Frame 1 (no input): blank canvas, image omitted
Frame 60 (the mouse pressed at the canvas centre just before this capture): blank canvas, image omitted
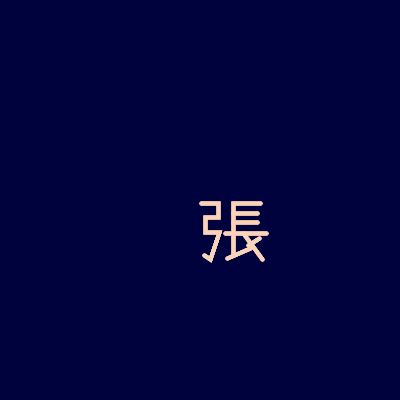
Frame 120 (the mouse held since frame 60 and released just before this capture)

The Processing sketch whose frames 1 and 60 were blank and that drew this single picture after the mouse press (run headless with seeded random() and noise(); from frame 60 on, the mouse is pressed at the canvas centre):

// Processing sketch: processing_43378
// ── processing_43378.pde

float [][] points;
int click_counter;
int [][] mouse_clicks;

void setup ( )
{
  size (400, 400);
  background (0, 2, 62);
  click_counter = 0;
  points = new float [23] [2];
  points [0][0] = 1;   points [1][0] = 18;
  points [0][1] = 3;   points [1][1] = 3;
  points [2][0] = 18;  points [3][0] = 5;
  points [2][1] = 17;  points [3][1] = 17;
  points [4][0] = 5;   points [5][0] = 19;
  points [4][1] = 32;  points [5][1] = 32;
  points [6][0] = 10;  points [7][0] = 4;
  points [6][1] = 59;  points [7][1] = 55; //gong side

  points [8][0] = 60;  points [9][0] = 33;
  points [8][1] = 3;   points [9][1] = 3;
  points [10][0] = 33;
  points [10][1] = 54;  //|-

  points [11][0] = 27; points [12][0] = 50;
  points [11][1] = 58; points [12][1] = 48; //the hook

  points [13][0] = 33;
  points [13][1] = 13;
  points [14][0] = 57;
  points [14][1] = 13; //frist horizontal

  points [15][0] = 33;
  points [15][1] = 22;
  points [16][0] = 57;
  points [16][1] = 22;//2nd horizontal

  points [17][0] = 25;
  points [17][1] = 33;
  points [18][0] = 66;
  points [18][1] = 33;//3rd horizontal

  points [19][0] = 43;
  points [19][1] = 33;
  points [20][0] = 62;
  points [20][1] = 59; //piae

  points [21][0] = 59;
  points [21][1] = 38;
  points [22][0] = 48;
  points [22][1] = 45; //dot

  mouse_clicks = new int [1000][2];
}

void draw ( )
{

  for(int i =0; i < click_counter; i++)
  {
    placeRubberStamp (mouse_clicks [i][0], mouse_clicks [i][1]);
  }

}

void mousePressed ( )
{

  mouse_clicks [click_counter][0] = mouseX  ;
  mouse_clicks [click_counter][1] = mouseY  ;
  click_counter++;

}

void placeRubberStamp (int px, int py)
{
  strokeWeight (4);
  stroke (251, 215, 193, 20);
  noFill();
  beginShape ();
  vertex (points [0][0] + px, points [0][1] + py);
  vertex (points [1][0] + px, points [1][1] + py);
  vertex (points [2][0] + px, points [2][1] + py);
  vertex (points [3][0] + px, points [3][1] + py);
  vertex (points [4][0] + px, points [4][1] + py);
  vertex (points [5][0] + px, points [5][1] + py);
  vertex (points [6][0] + px, points [6][1] + py);
  vertex (points [7][0] + px, points [7][1] + py);
  endShape ( );

  beginShape ();
  vertex (points [8] [0] + px, points [8] [1] + py);
  vertex (points [9] [0] + px, points [9] [1] + py);
  vertex (points [10][0] + px, points [10][1] + py);
  endShape ( );

  beginShape ();
  vertex (points [11] [0] + px, points [11] [1] + py);
  vertex (points [12] [0] + px, points [12] [1] + py);
  endShape ( );

  beginShape ();
  vertex (points [13] [0] + px, points [13] [1] + py);
  vertex (points [14] [0] + px, points [14] [1] + py);
  endShape ( );

  beginShape ();
  vertex (points [15] [0] + px, points [15] [1] + py);
  vertex (points [16] [0] + px, points [16] [1] + py);
  endShape ( );

  beginShape ();
  vertex (points [17] [0] + px, points [17] [1] + py);
  vertex (points [18] [0] + px, points [18] [1] + py);
  endShape ( );

  beginShape ();
  vertex (points [19] [0] + px, points [19] [1] + py);
  vertex (points [20] [0] + px, points [20] [1] + py);
  endShape ( );

  beginShape ();
  vertex (points [21] [0] + px, points [21] [1] + py);
  vertex (points [22] [0] + px, points [22] [1] + py);
  endShape ( );

}

void keyPressed ( )
{
  click_counter = 0;

}
